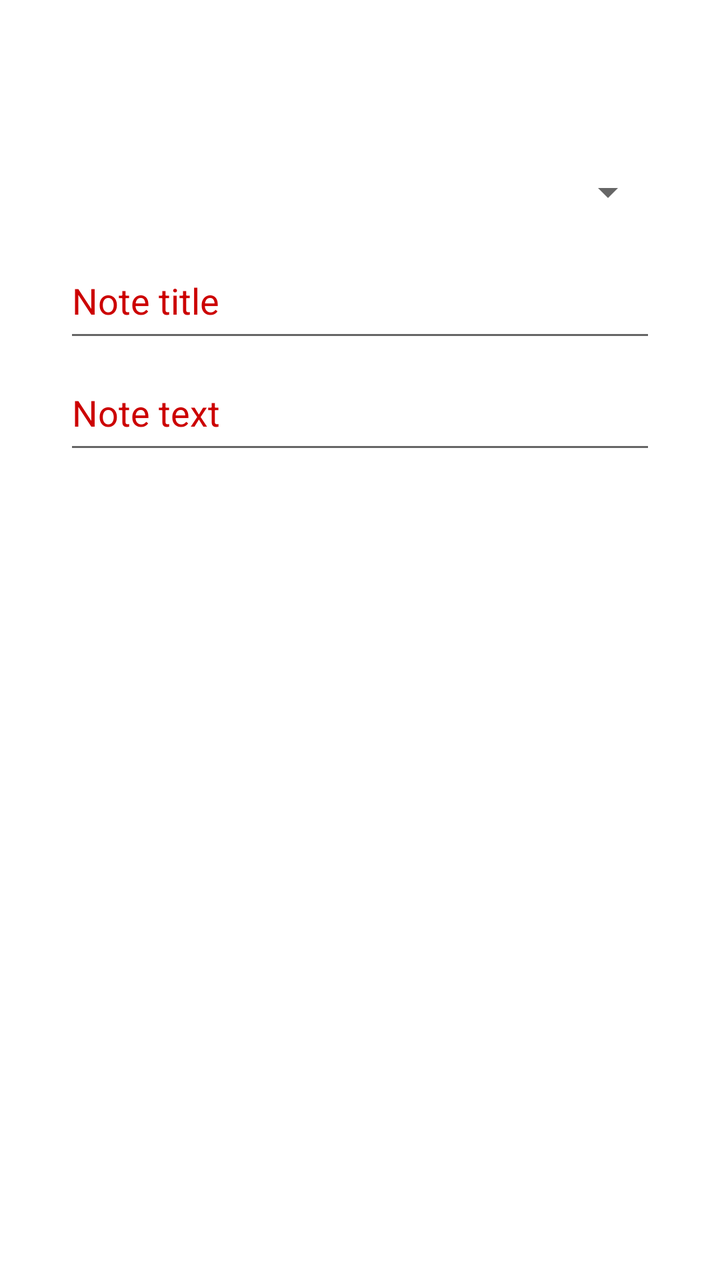
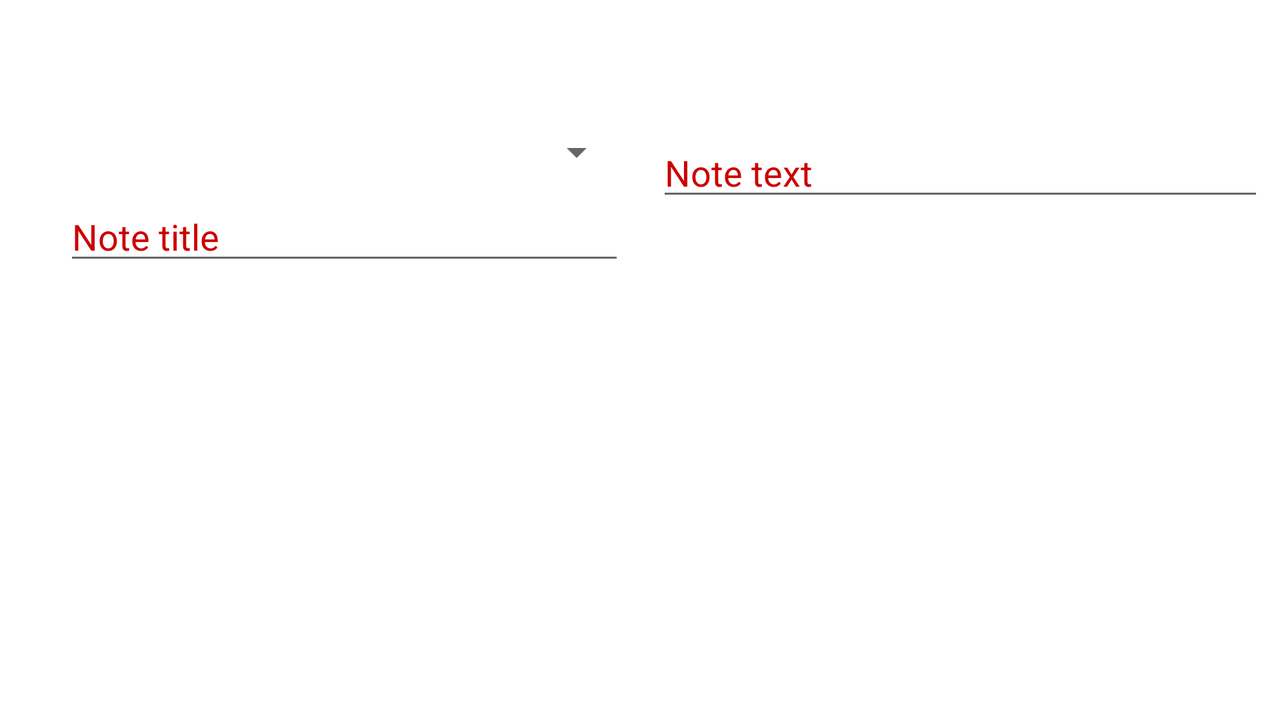

The same Android screen from two of the app's own layout files: first res/layout/ as a phone draws it, then the repository's variant for another configuration, drawn on a device whose configuration selects that folder. Both files follow.
<!-- AndroidManifest.xml: application theme Theme.Notekeeper -->
<!-- res/layout/content_main.xml -->
<?xml version="1.0" encoding="utf-8"?>
<layout xmlns:android="http://schemas.android.com/apk/res/android"
    xmlns:app="http://schemas.android.com/apk/res-auto"
    xmlns:tools="http://schemas.android.com/tools">


    <androidx.constraintlayout.widget.ConstraintLayout
        android:layout_width="match_parent"
        android:layout_height="match_parent"
        android:layout_marginTop="?android:attr/actionBarSize">

        <EditText
            android:id="@+id/textNoteText"
            android:layout_width="0dp"
            android:layout_height="wrap_content"
            android:layout_marginTop="8dp"
            android:ems="10"
            android:gravity="start|top"
            android:hint="Note text"
            android:inputType="textMultiLine"
            android:minHeight="48dp"
            app:layout_constraintEnd_toEndOf="@+id/spinnerCourses"
            app:layout_constraintHorizontal_bias="0.0"
            app:layout_constraintStart_toStartOf="@+id/spinnerCourses"
            app:layout_constraintTop_toBottomOf="@+id/textNoteTitle" />

        <Spinner
            android:id="@+id/spinnerCourses"
            android:layout_width="0dp"
            android:layout_height="wrap_content"
            android:layout_marginStart="32dp"
            android:layout_marginTop="16dp"
            android:layout_marginEnd="32dp"
            android:minHeight="48dp"
            app:layout_constraintEnd_toEndOf="parent"
            app:layout_constraintStart_toStartOf="parent"
            app:layout_constraintTop_toTopOf="parent" />

        <EditText
            android:id="@+id/textNoteTitle"
            android:layout_width="0dp"
            android:layout_height="wrap_content"
            android:layout_marginTop="8dp"
            android:ems="10"
            android:gravity="start|top"
            android:hint="Note title"
            android:inputType="textMultiLine"
            android:minHeight="48dp"
            app:layout_constraintEnd_toEndOf="@+id/spinnerCourses"
            app:layout_constraintStart_toStartOf="@+id/spinnerCourses"
            app:layout_constraintTop_toBottomOf="@+id/spinnerCourses" />
    </androidx.constraintlayout.widget.ConstraintLayout>
</layout>
<!-- resources referenced by this layout -->
<resources>
  <style name="Theme.Notekeeper" parent="Theme.MaterialComponents.DayNight.DarkActionBar">
          
          <item name="colorPrimary">#263238</item>
          <item name="colorPrimaryVariant">#212121</item>
          <item name="colorOnPrimary">@color/white</item>
          
          <item name="colorSecondary">@color/pluralsight_orange</item>
          <item name="colorSecondaryVariant">@color/pluralsight_plum</item>
          <item name="colorOnSecondary">@color/white</item>
          
          <item name="android:statusBarColor" tools:targetApi="l">?attr/colorPrimaryVariant</item>
          
          <item name="editTextStyle">@style/RedGreenEditText</item>
      </style>
  <color name="white">#FFFFFFFF</color>
  <color name="pluralsight_orange">#FFF05A28</color>
  <color name="pluralsight_plum">#a7305d</color>
  <style name="RedGreenEditText" parent="Widget.AppCompat.EditText">
          <item name="android:textColor">@android:color/holo_green_dark</item>
          <item name="android:textColorHint">@android:color/holo_red_dark</item>
      </style>
</resources>
<!-- res/layout-land/content_main.xml (the repository's variant of the layout above) -->
<!-- drawn on the phone turned sideways -->
<?xml version="1.0" encoding="utf-8"?>
<layout xmlns:android="http://schemas.android.com/apk/res/android"
    xmlns:app="http://schemas.android.com/apk/res-auto"
    xmlns:tools="http://schemas.android.com/tools">

    <data>

    </data>

    <androidx.constraintlayout.widget.ConstraintLayout
        android:layout_width="match_parent"
        android:layout_height="match_parent"
        android:layout_marginTop="?android:attr/actionBarSize">

        <EditText
            android:id="@+id/textNoteText"
            android:layout_width="0dp"
            android:layout_height="wrap_content"
            android:layout_marginStart="8dp"
            android:layout_marginTop="16dp"
            android:layout_marginEnd="8dp"
            android:ems="10"
            android:gravity="start|top"
            android:hint="Note text"
            android:inputType="textMultiLine"
            app:layout_constraintEnd_toEndOf="parent"
            app:layout_constraintHorizontal_bias="0.0"
            app:layout_constraintStart_toStartOf="@+id/guideline3"
            app:layout_constraintTop_toTopOf="parent" />

        <Spinner
            android:id="@+id/spinnerCourses"
            android:layout_width="0dp"
            android:layout_height="wrap_content"
            android:layout_marginStart="32dp"
            android:layout_marginTop="16dp"
            android:layout_marginEnd="8dp"
            app:layout_constraintEnd_toStartOf="@+id/guideline3"
            app:layout_constraintStart_toStartOf="parent"
            app:layout_constraintTop_toTopOf="parent" />

        <EditText
            android:id="@+id/textNoteTitle"
            android:layout_width="0dp"
            android:layout_height="wrap_content"
            android:layout_marginTop="8dp"
            android:ems="10"
            android:gravity="start|top"
            android:hint="Note title"
            android:inputType="textMultiLine"
            app:layout_constraintEnd_toEndOf="@+id/spinnerCourses"
            app:layout_constraintStart_toStartOf="@+id/spinnerCourses"
            app:layout_constraintTop_toBottomOf="@+id/spinnerCourses" />

        <androidx.constraintlayout.widget.Guideline
            android:id="@+id/guideline3"
            android:layout_width="wrap_content"
            android:layout_height="wrap_content"
            android:orientation="vertical"
            app:layout_constraintGuide_percent="0.500684" />

    </androidx.constraintlayout.widget.ConstraintLayout>
</layout>
